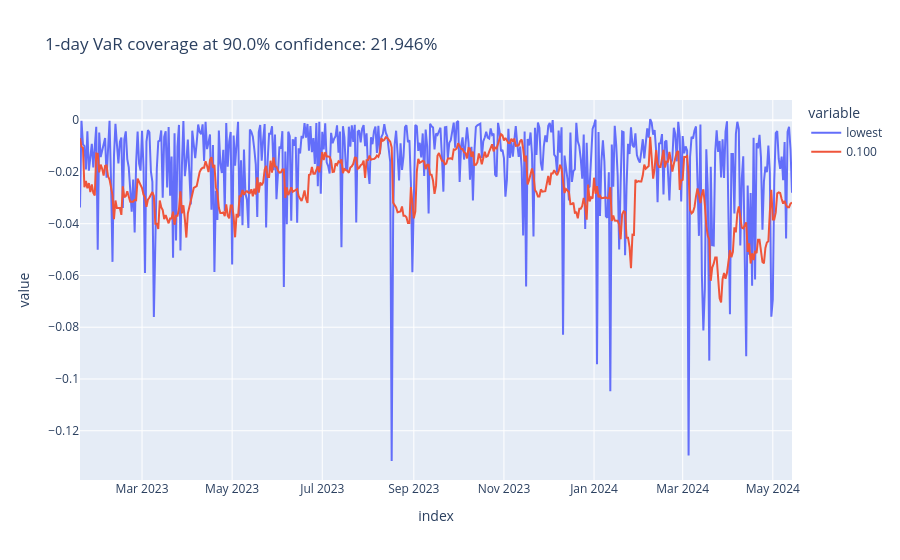

Notebook cell for this chart:
### Markdown cell above
### Results with partial past data

Lookback window of 30 days

### Code cell
plot_coverage(df_var_partial, "0.100")

### Figure 1 — Plotly figure (JSON) as saved in the notebook; plotly's stock layout.template omitted (floating-point values rounded to 4 significant figures; data arrays with more than 128 entries replaced by an {"elided": "..."} marker saying what was removed)
{"data": [{"hovertemplate": "variable=lowest<br>index=%{x}<br>value=%{y}<extra></extra>", "legendgroup": "lowest", "line": {"color": "#636efa", "dash": "solid"}, "marker": {"symbol": "circle"}, "mode": "lines", "name": "lowest", "orientation": "v", "showlegend": true, "type": "scatter", "x": {"elided": "483 str values"}, "xaxis": "x", "y": {"elided": "483 float values"}, "yaxis": "y"}, {"hovertemplate": "variable=0.100<br>index=%{x}<br>value=%{y}<extra></extra>", "legendgroup": "0.100", "line": {"color": "#EF553B", "dash": "solid"}, "marker": {"symbol": "circle"}, "mode": "lines", "name": "0.100", "orientation": "v", "showlegend": true, "type": "scatter", "x": {"elided": "483 str values"}, "xaxis": "x", "y": {"elided": "483 float values"}, "yaxis": "y"}], "layout": {"legend": {"title": {"text": "variable"}, "tracegroupgap": 0}, "title": {"text": "1-day VaR coverage at 90.0% confidence: 21.946%"}, "xaxis": {"anchor": "y", "domain": [0, 1], "title": {"text": "index"}}, "yaxis": {"anchor": "x", "domain": [0, 1], "title": {"text": "value"}}}}
